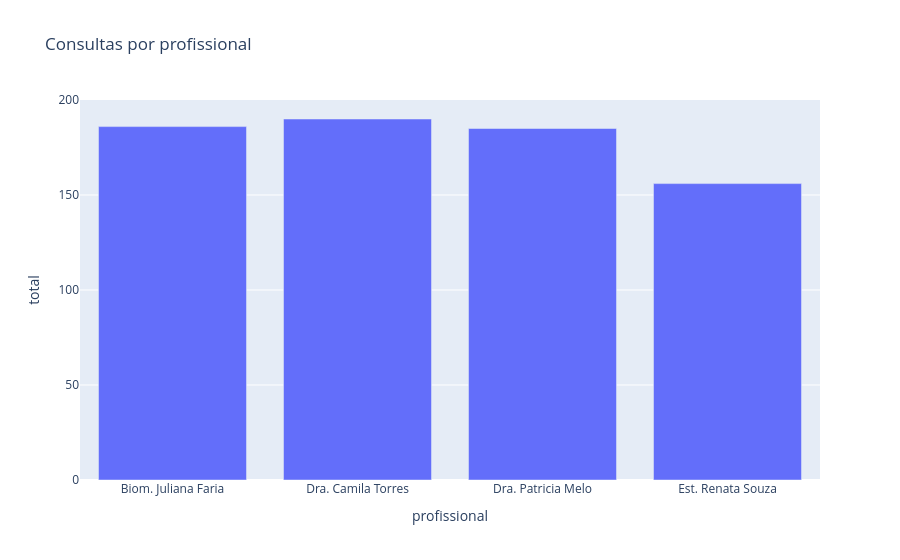

Notebook source saved alongside this figure:
### Markdown cell above
> **PROMPT**

>No DataFrame df_agenda_limpa, filtra só os registros com status 'realizado', agrupa por profissional e conta quantos atendimentos cada um teve. Gera um gráfico de barras com Plotly mostrando esse total por profissional.

### Code cell
realizados = df_agenda_limpa[df_agenda_limpa['status'] == 'realizado']
por_profissional = realizados.groupby('profissional').size().reset_index(name='total')

px.bar(por_profissional, x='profissional', y='total', title='Consultas por profissional').show()

### Figure 1 — Plotly figure (JSON) as saved in the notebook; plotly's stock layout.template omitted (floating-point values rounded to 4 significant figures)
{"data": [{"alignmentgroup": "True", "hovertemplate": "profissional=%{x}<br>total=%{y}<extra></extra>", "legendgroup": "", "marker": {"color": "#636efa", "pattern": {"shape": ""}}, "name": "", "offsetgroup": "", "orientation": "v", "showlegend": false, "textposition": "auto", "type": "bar", "x": ["Biom. Juliana Faria", "Dra. Camila Torres", "Dra. Patricia Melo", "Est. Renata Souza"], "xaxis": "x", "y": [186, 190, 185, 156], "yaxis": "y"}], "layout": {"barmode": "relative", "legend": {"tracegroupgap": 0}, "title": {"text": "Consultas por profissional"}, "xaxis": {"anchor": "y", "domain": [0, 1], "title": {"text": "profissional"}}, "yaxis": {"anchor": "x", "domain": [0, 1], "title": {"text": "total"}}}}
